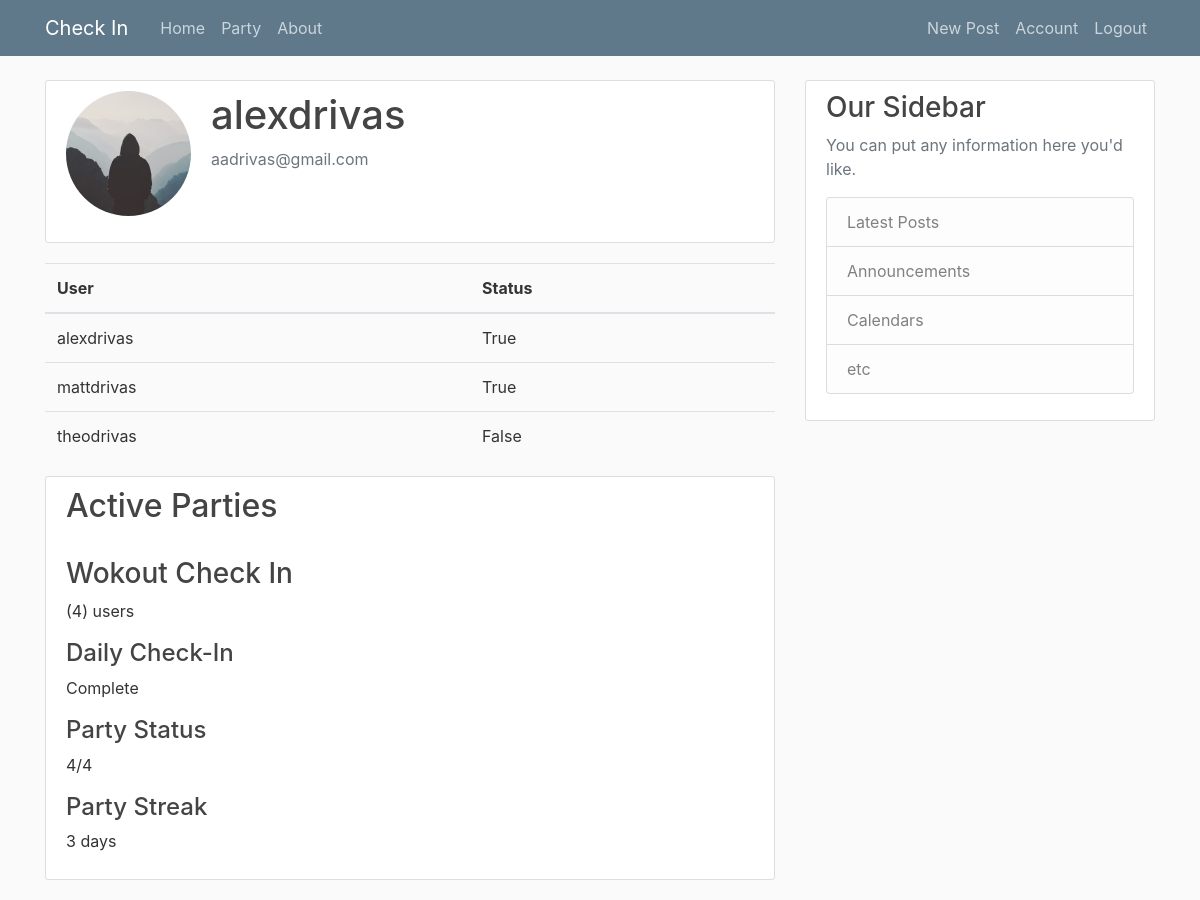
Page /party (signed in) on the committed database.
### firestorm/models.py (models this page shows)
class User(db.Model, UserMixin):
    id = db.Column(db.Integer, primary_key=True)
    username = db.Column(db.String(20), unique=True, nullable=False)
    email = db.Column(db.String(120), unique=True, nullable=False)
    image_file = db.Column(db.String(20), nullable=False, default='default.jpg')
    password = db.Column(db.String(60), nullable=False)
    posts = db.relationship('Post', backref='author', lazy=True)
    status = db.Column(db.Boolean, default=False)
    def __repr__(self):
        return f"User('{self.username}', '{self.email}', '{self.image_file}', '{self.status}')"

### firestorm/main/routes.py (the view)
@main.route("/party", methods=['GET', 'POST'])
@login_required
def party():
    image_file = url_for('static', filename='profile_pics/' + current_user.image_file)
    selected_timezone = pytz.timezone('America/Los_Angeles')
    current_time_utc = datetime.utcnow().replace(tzinfo=pytz.utc)
    current_time_in_zone = current_time_utc.astimezone(selected_timezone)
    current_date_in_zone = current_time_in_zone.date()
    print("Selected_timezone:", selected_timezone)
    print("Current_time_in_zone:", current_time_in_zone)
    print("Current_date_in_zone:", current_date_in_zone)
    users = User.query.all()
    posts = Post.query.filter(func.date(Post.date_posted) == current_date_in_zone
    ).order_by(Post.date_posted.desc()).all()
    print("users: ", users)
    print("current user: ", current_user)
    return render_template('party.html', title='Account',
                           image_file=image_file, posts=posts, users=users)

### firestorm/models.py (called while the page is built)
@login_manager.user_loader
def load_user(user_id):
    return User.query.get(int(user_id))

### firestorm/templates/party.html (shortened to what this page needs)
{% extends "layout.html" %}
{% block content %}
    <div class="content-section">
        <div class="media">
            <img class="rounded-circle account-img" src="{{ image_file }}">
            <div class="media-body">
                <h2 class="account-heading">{{ current_user.username }}</h2>
                <p class="text-secondary">{{ current_user.email }}</p>
            </div>
        </div>
    </div>
    <table class="table">
        <thead>
          <tr>
            <th>User</th>
            <th>Status</th>
          </tr>
        </thead>
        <tbody>
          {% for user in users %}
            <tr>
              <td>{{ user.username }}</td>
              <td>{{ user.status }}</td>
            </tr>
          {% endfor %}
        </tbody>
      </table>
    <div class="content-section">
        <div>
            <h2>Active Parties</h2><br>
            <h3>Wokout Check In</h3>
            <p>(4) users </p>
        </div>
        <div class="insights">
            <div class="status-div">
                <H4>Daily Check-In</H4>
                <p>Complete</p>
            </div>
            <div class="party-status-div">
                <H4>Party Status</H4>
                <p>4/4</p>
            </div>
            <div class="party-status-div">
                <H4>Party Streak</H4>
                <p>3 days</p>
            </div>
        </div>
    </div>
{% endblock content %}

### firestorm/static/main.css (style rules this page uses)
body { background: #fafafa; color: #333333; margin-top: 5rem; }
h1, h2, h3, h4, h5, h6 { color: #444444; }
.content-section { background: #ffffff; padding: 10px 20px; border: 1px solid #dddddd; border-radius: 3px; margin-bottom: 20px; }
.account-img { height: 125px; width: 125px; margin-right: 20px; margin-bottom: 16px; }
.account-heading { font-size: 2.5rem; }

### rows in the picture
User: username "alexdrivas", email "aadrivas@gmail.com", status "True"
User: username "mattdrivas", status "True"
User: username "theodrivas", status "False"
